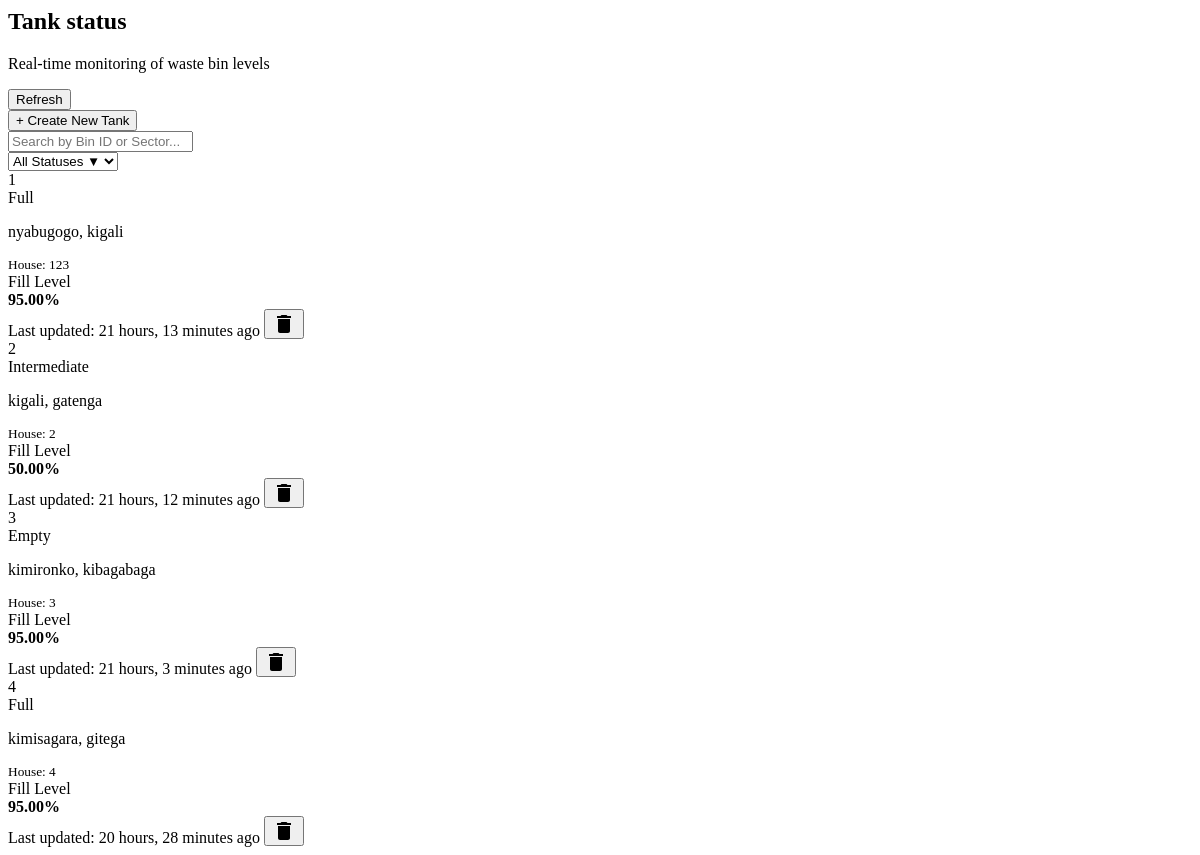
The app's page /tank_status/, older data.
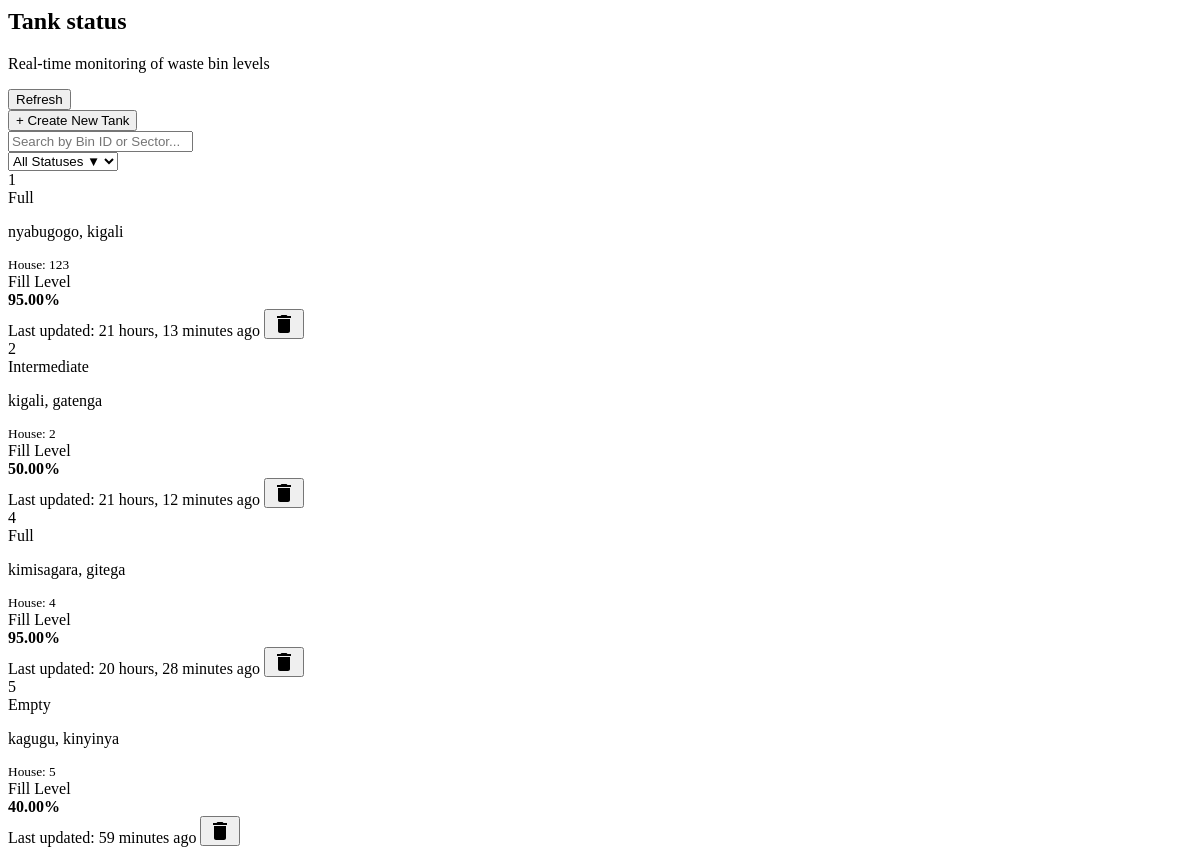
The same page, newer data.
### stwms/models.py (models this page shows)
class WasteBin(models.Model):
    status_choices = [
        ('full','Full'),('intermediate','Intermediate'), ('empty', 'Empty'),('maintenance','Maintenance')
    ]
    WasteBin_id = models.CharField(max_length=10, primary_key=True)
    location = models.OneToOneField(Location, on_delete=models.SET_NULL, null=True)
    owner = models.ForeignKey(User, on_delete=models.CASCADE, related_name='owned_bins')
    fill_level = models.DecimalField(default=0, max_digits=5, decimal_places=2)
    status = models.CharField(max_length=50, choices=status_choices)
    last_updated = models.DateTimeField(auto_now=True)

class Location(models.Model):
    house= models.CharField(max_length=10, primary_key=True)
    sector = models.CharField(max_length=20)
    district = models.CharField(max_length=20)
    cell = models.CharField(max_length=20)

### stwms/views.py (the view)
# urls.py: path('tank_status/', views.tank_status, name='tank_status'),
def tank_status(request):
    bins = WasteBin.objects.select_related('location').all()
    context = {
        "bins": bins
    }
    return render(request, "company/tank_status.html", context)

### stwms/templates/company/tank_status.html (shortened to what this page needs)
<div class="content-header">
    <div class="header-text">
        <h2>Tank status</h2>
        <p class="subtitle">Real-time monitoring of waste bin levels</p>
    </div>
    <button class="btn btn-outline" onclick="location.reload()">
         Refresh
    </button>
</div>
<button class="btn create-tank btn-outline">
    +  Create New Tank
</button>
<div class="panel-controls">
    <div class="search-bar">
        <input type="text" id="tankSearch" placeholder="Search by Bin ID or Sector..." onkeyup="filterTanks()">
    </div>
    <div class="filter-group">
        <select class="form-select" onchange="filterStatus(this.value)">
            <option value="all">All Statuses ▼</option>
        </select>
    </div>
</div>
<div class="analytics-grid" id="tankGrid">
    {% for bin in bins %}
    <div class="stat-card tank-card"
        data-status="{{ bin.status }}"
        data-search="{{ bin.WasteBin_id }} {% if bin.location %}{{ bin.location.sector }}{% endif %}">
        <div class="tank-header">
            <div class="tank-id">
                <span>{{ bin.WasteBin_id }}</span>
            </div>
            {% if bin.status == 'full' %}
                <span class="status-badge status-inactive">Full</span>
            {% elif bin.status == 'maintenance' %}
                <span class="status-badge status-maintenance">Maintenance</span>
            {% elif bin.status == 'empty' %}
                <span class="status-badge status-active">Empty</span>
            {% else %}
                <span class="status-badge status-on-leave">{{ bin.status|title }}</span>
            {% endif %}
        </div>
        <div class="tank-location">
            <p>
                {% if bin.location %}
                    {{ bin.location.sector }}, {{ bin.location.cell }}
                {% else %}
                    <span style="color: #999; font-style: italic;">Unassigned</span>
                {% endif %}
            </p>
            <small>
                {% if bin.location %}
                    House: {{ bin.location.house }}
                {% endif %}
            </small>
        </div>
        <div class="fill-level-container">
            <div class="fill-info">
                <span>Fill Level</span><br>
                <strong>{{ bin.fill_level|default:0}}%</strong>
            </div>
        </div>
        <div class="tank-footer" >
            <span>Last updated: {{ bin.last_updated|timesince }} ago</span>
            <form method="post" action="{% url 'stwms:bin_delete' bin.pk %}" style="display:inline;">
                <button type="submit" class="btn btn-danger btn-sm" onclick="return confirm('Are you sure you want to delete this tank?');">
                    <div class="stat-icon">
                        <svg width="24" height="24" fill="currentColor" viewBox="0 0 24 24">
                            <path d="M6 19c0 1.1.9 2 2 2h8c1.1 0 2-.9 2-2V7H6v12zM19 4h-3.5l-1-1h-5l-1 1H5v2h14V4z"/>
                        </svg>
                    </div>
                </button>
            </form>
        </div>
    </div>
    {% empty %}
    <div class="no-data">
        <p>No waste bins found in the database.</p>
    </div>
    {% endfor %}
</div>

Row changes from the older to the newer data that the page shows:
removed WasteBin: WasteBin_id "3", status "Empty", location.sector "kimironko", location.cell "kibagabaga", location.house "3", fill_level "95.00", last_updated "21 hours, 3 minutes"
added WasteBin: WasteBin_id "5", status "Empty", location.sector "kagugu", location.cell "kinyinya", location.house "5", fill_level "40.00", last_updated "59 minutes"
